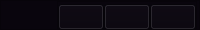
     <widget class="QFrame" name="header_frame">
      <property name="minimumSize">
       <size>
        <width>0</width>
        <height>30</height>
       </size>
      </property>
      <property name="maximumSize">
       <size>
        <width>16777215</width>
        <height>30</height>
       </size>
      </property>
      <property name="styleSheet">
       <string notr="true">background-color: rgb(9, 5, 13);</string>
      </property>
      <property name="frameShape">
       <enum>QFrame::StyledPanel</enum>
      </property>
      <property name="frameShadow">
       <enum>QFrame::Raised</enum>
      </property>
      <layout class="QHBoxLayout" name="horizontalLayout_7">
       <property name="spacing">
        <number>6</number>
       </property>
       <property name="leftMargin">
        <number>4</number>
       </property>
       <property name="topMargin">
        <number>0</number>
       </property>
       <property name="rightMargin">
        <number>2</number>
       </property>
       <property name="bottomMargin">
        <number>0</number>
       </property>
       <item alignment="Qt::AlignRight|Qt::AlignTop">
        <widget class="QFrame" name="frame_11">
         <property name="minimumSize">
          <size>
           <width>140</width>
           <height>29</height>
          </size>
         </property>
         <property name="frameShape">
          <enum>QFrame::StyledPanel</enum>
         </property>
         <property name="frameShadow">
          <enum>QFrame::Raised</enum>
         </property>
         <layout class="QHBoxLayout" name="horizontalLayout_8">
          <property name="spacing">
           <number>0</number>
          </property>
          <property name="leftMargin">
           <number>0</number>
          </property>
          <property name="topMargin">
           <number>2</number>
          </property>
          <property name="rightMargin">
           <number>0</number>
          </property>
          <property name="bottomMargin">
           <number>3</number>
          </property>
          <item>
           <widget class="QPushButton" name="minimize_window_button">
            <property name="minimumSize">
             <size>
              <width>30</width>
              <height>26</height>
             </size>
            </property>
            <property name="styleSheet">
             <string notr="true">#minimize_window_button:hover {
   background:transparent;
   border: 2px solid #d0d0d0;
	border-radius: 4px
}</string>
            </property>
            <property name="text">
             <string/>
            </property>
            <property name="icon">
             <iconset resource="icons/icons.qrc">
              <normaloff>:/icons/icons_images/bar_arrow-down-left.svg</normaloff>:/icons/icons_images/bar_arrow-down-left.svg</iconset>
            </property>
           </widget>
          </item>
          <item>
           <widget class="QPushButton" name="restore_window_button">
            <property name="minimumSize">
             <size>
              <width>30</width>
              <height>26</height>
             </size>
            </property>
            <property name="styleSheet">
             <string notr="true">#restore_window_button:hover {
   background:transparent;
   border: 2px solid #d0d0d0;
	border-radius: 4px
}</string>
            </property>
            <property name="text">
             <string/>
            </property>
            <property name="icon">
             <iconset resource="icons/icons.qrc">
              <normaloff>:/icons/icons_images/bar_maximize-2.svg</normaloff>:/icons/icons_images/bar_maximize-2.svg</iconset>
            </property>
           </widget>
          </item>
          <item>
           <widget class="QPushButton" name="close_window_button">
            <property name="minimumSize">
             <size>
              <width>30</width>
              <height>26</height>
             </size>
            </property>
            <property name="styleSheet">
             <string notr="true">#close_window_button:hover {
   background: red;
   border: 2px solid #d0d0d0;
	border-radius: 4px
}</string>
            </property>
            <property name="text">
             <string/>
            </property>
            <property name="icon">
             <iconset resource="icons/icons.qrc">
              <normaloff>:/icons/icons_images/bar_x.svg</normaloff>:/icons/icons_images/bar_x.svg</iconset>
            </property>
           </widget>
          </item>
         </layout>
        </widget>
       </item>
      </layout>
     </widget>
